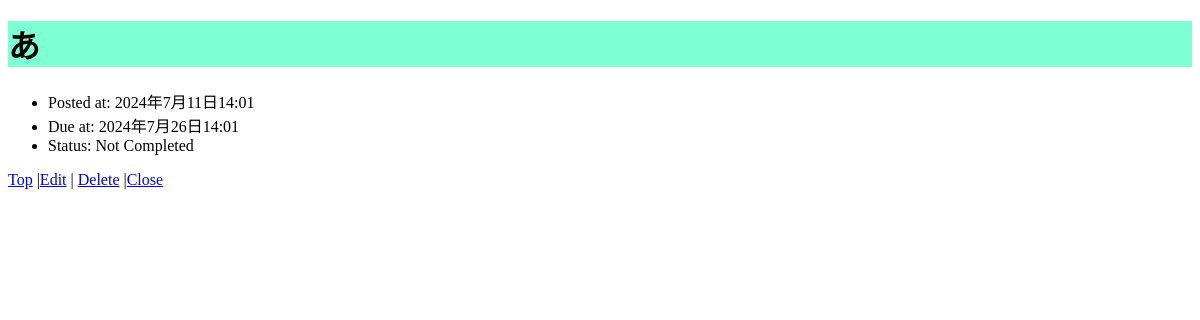
Page /3/ on the earlier database version.
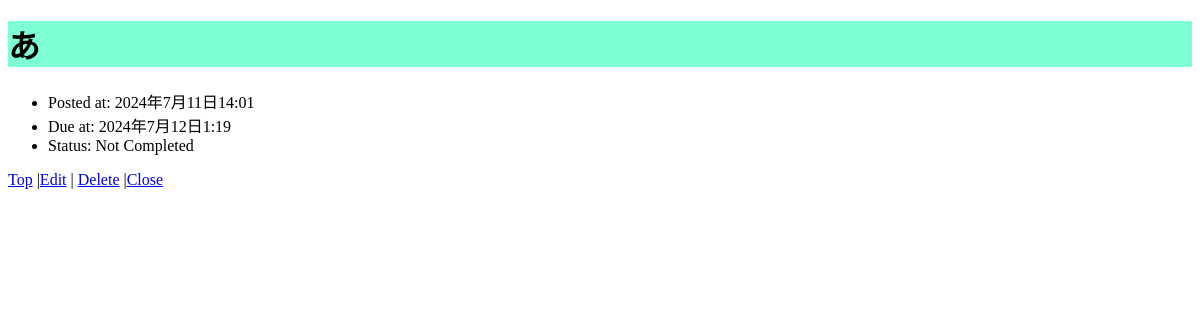
Same page on the later database version.
### todo/models.py (models this page shows, shortened)
class Task(models.Model):
    title = models.CharField(max_length=100)
    completed = models.BooleanField(default=False)
    posted_at = models.DateTimeField(default=timezone.now)
    due_at = models.DateTimeField(null=True, blank=True)

### todo/views.py (the view)
# urls.py: path("<int:task_id>/", todo_views.detail, name="detail"),
def detail(request, task_id):
    try:
        task = Task.objects.get(pk=task_id)
    except Task.DoesNotExist:
        raise Http404("Task does not exist")
    context = {
        "task": task,
    }
    return render(request, "todo/detail.html", context)

### todo/templates/todo/detail.html (shortened to what this page needs)
{% load static %}
<!DOCTYPE html>
<html lang="ja">
  <head>
    <link href="{%static 'todo/css/detail.css'%}" rel="stylesheet">
  </head>
  <body>
    <h1>{{ task.title }}</h1>
    <ul>
      <li>Posted at: {{ task.posted_at }}</li>
      {% if task.due_at %}
      <li>Due at: {{ task.due_at }}</li>
      {% endif %}
      {% if task.completed %}
      <li>Status: Completed</li>
      {% else %}
      <li>Status: Not Completed</li>
      {% endif %}
    </ul>
    <div>
      <a href="{% url 'index' %}">Top</a>
      |<a href="{% url 'update' task.id %}">Edit</a>
      | <a href="{% url 'delete' task.id %}">Delete</a>
      |<a href="{% url 'close' task.id %}">Close</a>
    </div>
  </body>
</html>

Differences in the rows shown:
changed Task: due_at "2024年7月26日14:01" → "2024年7月12日1:19"
